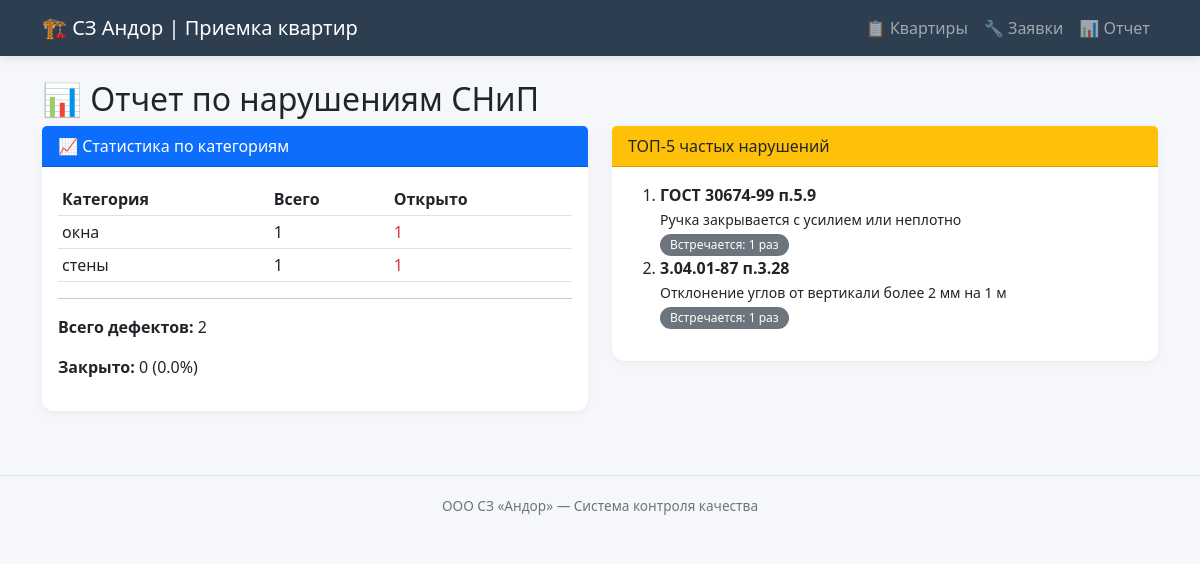
Screenshot of /report with the database file from the repository.
### tables this page shows
CREATE TABLE snip_defects (
            id INTEGER PRIMARY KEY AUTOINCREMENT,
            code TEXT NOT NULL,
            category TEXT NOT NULL,
            description TEXT NOT NULL,
            severity TEXT NOT NULL
        );

### app.py (the view)
@app.route('/report')
def report():
    conn = get_db()
    stats = conn.execute('''
        SELECT s.category, COUNT(d.id) as count,
               SUM(CASE WHEN d.status != 'closed' THEN 1 ELSE 0 END) as open_count
        FROM defects d
        JOIN snip_defects s ON d.snip_defect_id = s.id
        GROUP BY s.category
    ''').fetchall()
    top_defects = conn.execute('''
        SELECT s.code, s.description, COUNT(d.id) as count
        FROM defects d
        JOIN snip_defects s ON d.snip_defect_id = s.id
        GROUP BY d.snip_defect_id
        ORDER BY count DESC
        LIMIT 5
    ''').fetchall()
    total = conn.execute('SELECT COUNT(id) FROM defects').fetchone()[0]
    closed = conn.execute('SELECT COUNT(id) FROM defects WHERE status = "closed"').fetchone()[0]
    conn.close()
    return render_template('report.html',
                          stats=stats,
                          top_defects=top_defects,
                          total=total,
                          closed=closed)

### app.py (called while the page is built)
def get_db():
    conn = sqlite3.connect(DB_PATH)
    conn.row_factory = sqlite3.Row
    return conn

### templates/report.html
{% extends "base.html" %}
{% block content %}
<h2>📊 Отчет по нарушениям СНиП</h2>
<div class="row">
    <div class="col-md-6">
        <div class="card mb-4">
            <div class="card-header bg-primary text-white">
                📈 Статистика по категориям
            </div>
            <div class="card-body">
                <table class="table table-sm">
                    <thead>
                        <tr><th>Категория</th><th>Всего</th><th>Открыто</th></tr>
                    </thead>
                    <tbody>
                        {% for s in stats %}
                        <tr>
                            <td>{{ s.category }}</td>
                            <td>{{ s.count }}</td>
                            <td class="text-danger">{{ s.open_count }}</td>
                        </tr>
                        {% endfor %}
                    </tbody>
                </table>
                <hr>
                <p><strong>Всего дефектов:</strong> {{ total }}</p>
                <p><strong>Закрыто:</strong> {{ closed }} ({{ (closed / total * 100)|round(1) if total > 0 else 0 }}%)</p>
            </div>
        </div>
    </div>
    <div class="col-md-6">
        <div class="card">
            <div class="card-header bg-warning text-dark">
                ТОП-5 частых нарушений
            </div>
            <div class="card-body">
                {% if top_defects %}
                    <ol>
                    {% for td in top_defects %}
                        <li>
                            <strong>{{ td.code }}</strong><br>
                            <span class="small">{{ td.description[:80] }}</span><br>
                            <span class="badge bg-secondary">Встречается: {{ td.count }} раз</span>
                        </li>
                    {% endfor %}
                    </ol>
                {% else %}
                    <p>Нет данных для ТОП-5</p>
                {% endif %}
            </div>
        </div>
    </div>
</div>
{% endblock %}

### templates/base.html (style rules this page uses)
body { background-color: #f5f7fa; font-family: 'Segoe UI', Tahoma, Geneva, Verdana, sans-serif; }
.card { border: none; border-radius: 12px; box-shadow: 0 2px 8px rgba(0,0,0,0.05); transition: transform 0.2s, box-shadow 0.2s; }
.badge { padding: 5px 10px; font-weight: 500; border-radius: 20px; }

### rows the page displays
snip_defects: category "стены", count "1", open_count "1"
snip_defects: code "ГОСТ 30674-99 п.5.9", description "Ручка закрывается с усилием или неплотно", count "1"
snip_defects: code "3.04.01-87 п.3.28", description "Отклонение углов от вертикали более 2 мм на 1 м", count "1"

### other values shown
{{ s.category }} "окна"
{{ s.count }} "1"
{{ s.open_count }} "1"
{{ total }} "2"
{{ closed }} "0"
{{ (closed / total * 100)|round(1) if total > 0 else 0 }} "0.0"
